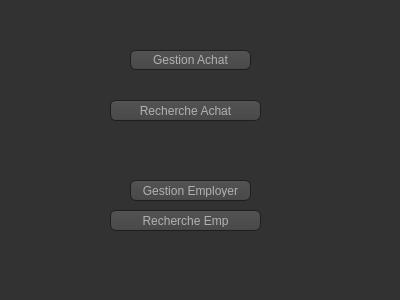
<?xml version="1.0" encoding="UTF-8"?>
<ui version="4.0">
 <class>Dialog</class>
 <widget class="QDialog" name="Dialog">
  <property name="geometry">
   <rect>
    <x>0</x>
    <y>0</y>
    <width>400</width>
    <height>300</height>
   </rect>
  </property>
  <property name="windowTitle">
   <string>Dialog</string>
  </property>
  <property name="styleSheet">
   <string notr="true">QPushButton#evilButton {
    background-color: red;
    border-style: outset;
    border-width: 2px;
    border-radius: 10px;
    border-color: beige;
    font: bold 14px;
    min-width: 10em;
    padding: 6px;
}
QPushButton#evilButton:pressed {
    background-color: rgb(224, 0, 0);
    border-style: inset;
}
QPushButton#evilButton::menu-indicator {
    image: url(myindicator.png);
}
QToolTip
{
     border: 1px solid black;
     background-color: #ffa02f;
     padding: 1px;
     border-radius: 3px;
     opacity: 100;
}

QWidget
{
    color: #b1b1b1;
    background-color: #323232;
}

QWidget:item:hover
{
    background-color: QLinearGradient( x1: 0, y1: 0, x2: 0, y2: 1, stop: 0 #ffa02f, stop: 1 #ca0619);
    color: #000000;
}

QWidget:item:selected
{
    background-color: QLinearGradient( x1: 0, y1: 0, x2: 0, y2: 1, stop: 0 #ffa02f, stop: 1 #d7801a);
}

QMenuBar::item
{
    background: transparent;
}

QMenuBar::item:selected
{
    background: transparent;
    border: 1px solid #ffaa00;
}

QMenuBar::item:pressed
{
    background: #444;
    border: 1px solid #000;
    background-color: QLinearGradient(
        x1:0, y1:0,
        x2:0, y2:1,
        stop:1 #212121,
        stop:0.4 #343434/*,
        stop:0.2 #343434,
        stop:0.1 #ffaa00*/
    );
    margin-bottom:-1px;
    padding-bottom:1px;
}

QMenu
{
    border: 1px solid #000;
}

QMenu::item
{
    padding: 2px 20px 2px 20px;
}

QMenu::item:selected
{
    color: #000000;
}

QWidget:disabled
{
    color: #404040;
    background-color: #323232;
}

QAbstractItemView
{
    background-color: QLinearGradient( x1: 0, y1: 0, x2: 0, y2: 1, stop: 0 #4d4d4d, stop: 0.1 #646464, stop: 1 #5d5d5d);
}

QWidget:focus
{
    /*border: 2px solid QLinearGradient( x1: 0, y1: 0, x2: 0, y2: 1, stop: 0 #ffa02f, stop: 1 #d7801a);*/
}

QLineEdit
{
    background-color: QLinearGradient( x1: 0, y1: 0, x2: 0, y2: 1, stop: 0 #4d4d4d, stop: 0 #646464, stop: 1 #5d5d5d);
    padding: 1px;
    border-style: solid;
    border: 1px solid #1e1e1e;
    border-radius: 5;
}

QPushButton
{
    color: #b1b1b1;
    background-color: QLinearGradient( x1: 0, y1: 0, x2: 0, y2: 1, stop: 0 #565656, stop: 0.1 #525252, stop: 0.5 #4e4e4e, stop: 0.9 #4a4a4a, stop: 1 #464646);
    border-width: 1px;
    border-color: #1e1e1e;
    border-style: solid;
    border-radius: 6;
    padding: 3px;
    font-size: 12px;
    padding-left: 5px;
    padding-right: 5px;
}

QPushButton:pressed
{
    background-color: QLinearGradient( x1: 0, y1: 0, x2: 0, y2: 1, stop: 0 #2d2d2d, stop: 0.1 #2b2b2b, stop: 0.5 #292929, stop: 0.9 #282828, stop: 1 #252525);
}

QComboBox
{
    selection-background-color: #ffaa00;
    background-color: QLinearGradient( x1: 0, y1: 0, x2: 0, y2: 1, stop: 0 #565656, stop: 0.1 #525252, stop: 0.5 #4e4e4e, stop: 0.9 #4a4a4a, stop: 1 #464646);
    border-style: solid;
    border: 1px solid #1e1e1e;
    border-radius: 5;
}

QComboBox:hover,QPushButton:hover
{
    border: 2px solid QLinearGradient( x1: 0, y1: 0, x2: 0, y2: 1, stop: 0 #ffa02f, stop: 1 #d7801a);
}


QComboBox:on
{
    padding-top: 3px;
    padding-left: 4px;
    background-color: QLinearGradient( x1: 0, y1: 0, x2: 0, y2: 1, stop: 0 #2d2d2d, stop: 0.1 #2b2b2b, stop: 0.5 #292929, stop: 0.9 #282828, stop: 1 #252525);
    selection-background-color: #ffaa00;
}

QComboBox QAbstractItemView
{
    border: 2px solid darkgray;
    selection-background-color: QLinearGradient( x1: 0, y1: 0, x2: 0, y2: 1, stop: 0 #ffa02f, stop: 1 #d7801a);
}

QComboBox::drop-down
{
     subcontrol-origin: padding;
     subcontrol-position: top right;
     width: 15px;

     border-left-width: 0px;
     border-left-color: darkgray;
     border-left-style: solid; /* just a single line */
     border-top-right-radius: 3px; /* same radius as the QComboBox */
     border-bottom-right-radius: 3px;
 }

QComboBox::down-arrow
{
     image: url(:/down_arrow.png);
}

QGroupBox:focus
{
border: 2px solid QLinearGradient( x1: 0, y1: 0, x2: 0, y2: 1, stop: 0 #ffa02f, stop: 1 #d7801a);
}

QTextEdit:focus
{
    border: 2px solid QLinearGradient( x1: 0, y1: 0, x2: 0, y2: 1, stop: 0 #ffa02f, stop: 1 #d7801a);
}

QScrollBar:horizontal {
     border: 1px solid #222222;
     background: QLinearGradient( x1: 0, y1: 0, x2: 0, y2: 1, stop: 0.0 #121212, stop: 0.2 #282828, stop: 1 #484848);
     height: 7px;
     margin: 0px 16px 0 16px;
}

QScrollBar::handle:horizontal
{
      background: QLinearGradient( x1: 0, y1: 0, x2: 1, y2: 0, stop: 0 #ffa02f, stop: 0.5 #d7801a, stop: 1 #ffa02f);
      min-height: 20px;
      border-radius: 2px;
}

QScrollBar::add-line:horizontal {
      border: 1px solid #1b1b19;
      border-radius: 2px;
      background: QLinearGradient( x1: 0, y1: 0, x2: 1, y2: 0, stop: 0 #ffa02f, stop: 1 #d7801a);
      width: 14px;
      subcontrol-position: right;
      subcontrol-origin: margin;
}

QScrollBar::sub-line:horizontal {
      border: 1px solid #1b1b19;
      border-radius: 2px;
      background: QLinearGradient( x1: 0, y1: 0, x2: 1, y2: 0, stop: 0 #ffa02f, stop: 1 #d7801a);
      width: 14px;
     subcontrol-position: left;
     subcontrol-origin: margin;
}

QScrollBar::right-arrow:horizontal, QScrollBar::left-arrow:horizontal
{
      border: 1px solid black;
      width: 1px;
      height: 1px;
      background: white;
}

QScrollBar::add-page:horizontal, QScrollBar::sub-page:horizontal
{
      background: none;
}

QScrollBar:vertical
{
      background: QLinearGradient( x1: 0, y1: 0, x2: 1, y2: 0, stop: 0.0 #121212, stop: 0.2 #282828, stop: 1 #484848);
      width: 7px;
      margin: 16px 0 16px 0;
      border: 1px solid #222222;
}

QScrollBar::handle:vertical
{
      background: QLinearGradient( x1: 0, y1: 0, x2: 0, y2: 1, stop: 0 #ffa02f, stop: 0.5 #d7801a, stop: 1 #ffa02f);
      min-height: 20px;
      border-radius: 2px;
}

QScrollBar::add-line:vertical
{
      border: 1px solid #1b1b19;
      border-radius: 2px;
      background: QLinearGradient( x1: 0, y1: 0, x2: 0, y2: 1, stop: 0 #ffa02f, stop: 1 #d7801a);
      height: 14px;
      subcontrol-position: bottom;
      subcontrol-origin: margin;
}

QScrollBar::sub-line:vertical
{
      border: 1px solid #1b1b19;
      border-radius: 2px;
      background: QLinearGradient( x1: 0, y1: 0, x2: 0, y2: 1, stop: 0 #d7801a, stop: 1 #ffa02f);
      height: 14px;
      subcontrol-position: top;
      subcontrol-origin: margin;
}

QScrollBar::up-arrow:vertical, QScrollBar::down-arrow:vertical
{
      border: 1px solid black;
      width: 1px;
      height: 1px;
      background: white;
}


QScrollBar::add-page:vertical, QScrollBar::sub-page:vertical
{
      background: none;
}

QTextEdit
{
    background-color: #242424;
}

QPlainTextEdit
{
    background-color: #242424;
}

QHeaderView::section
{
    background-color: QLinearGradient(x1:0, y1:0, x2:0, y2:1, stop:0 #616161, stop: 0.5 #505050, stop: 0.6 #434343, stop:1 #656565);
    color: white;
    padding-left: 4px;
    border: 1px solid #6c6c6c;
}

QCheckBox:disabled
{
color: #414141;
}

QDockWidget::title
{
    text-align: center;
    spacing: 3px; /* spacing between items in the tool bar */
    background-color: QLinearGradient(x1:0, y1:0, x2:0, y2:1, stop:0 #323232, stop: 0.5 #242424, stop:1 #323232);
}

QDockWidget::close-button, QDockWidget::float-button
{
    text-align: center;
    spacing: 1px; /* spacing between items in the tool bar */
    background-color: QLinearGradient(x1:0, y1:0, x2:0, y2:1, stop:0 #323232, stop: 0.5 #242424, stop:1 #323232);
}

QDockWidget::close-button:hover, QDockWidget::float-button:hover
{
    background: #242424;
}

QDockWidget::close-button:pressed, QDockWidget::float-button:pressed
{
    padding: 1px -1px -1px 1px;
}

QMainWindow::separator
{
    background-color: QLinearGradient(x1:0, y1:0, x2:0, y2:1, stop:0 #161616, stop: 0.5 #151515, stop: 0.6 #212121, stop:1 #343434);
    color: white;
    padding-left: 4px;
    border: 1px solid #4c4c4c;
    spacing: 3px; /* spacing between items in the tool bar */
}

QMainWindow::separator:hover
{

    background-color: QLinearGradient(x1:0, y1:0, x2:0, y2:1, stop:0 #d7801a, stop:0.5 #b56c17 stop:1 #ffa02f);
    color: white;
    padding-left: 4px;
    border: 1px solid #6c6c6c;
    spacing: 3px; /* spacing between items in the tool bar */
}

QToolBar::handle
{
     spacing: 3px; /* spacing between items in the tool bar */
     background: url(:/images/handle.png);
}

QMenu::separator
{
    height: 2px;
    background-color: QLinearGradient(x1:0, y1:0, x2:0, y2:1, stop:0 #161616, stop: 0.5 #151515, stop: 0.6 #212121, stop:1 #343434);
    color: white;
    padding-left: 4px;
    margin-left: 10px;
    margin-right: 5px;
}

QProgressBar
{
    border: 2px solid grey;
    border-radius: 5px;
    text-align: center;
}

QProgressBar::chunk
{
    background-color: #d7801a;
    width: 2.15px;
    margin: 0.5px;
}

QTabBar::tab {
    color: #b1b1b1;
    border: 1px solid #444;
    border-bottom-style: none;
    background-color: #323232;
    padding-left: 10px;
    padding-right: 10px;
    padding-top: 3px;
    padding-bottom: 2px;
    margin-right: -1px;
}

QTabWidget::pane {
    border: 1px solid #444;
    top: 1px;
}

QTabBar::tab:last
{
    margin-right: 0; /* the last selected tab has nothing to overlap with on the right */
    border-top-right-radius: 3px;
}

QTabBar::tab:first:!selected
{
 margin-left: 0px; /* the last selected tab has nothing to overlap with on the right */


    border-top-left-radius: 3px;
}

QTabBar::tab:!selected
{
    color: #b1b1b1;
    border-bottom-style: solid;
    margin-top: 3px;
    background-color: QLinearGradient(x1:0, y1:0, x2:0, y2:1, stop:1 #212121, stop:.4 #343434);
}

QTabBar::tab:selected
{
    border-top-left-radius: 3px;
    border-top-right-radius: 3px;
    margin-bottom: 0px;
}

QTabBar::tab:!selected:hover
{
    /*border-top: 2px solid #ffaa00;
    padding-bottom: 3px;*/
    border-top-left-radius: 3px;
    border-top-right-radius: 3px;
    background-color: QLinearGradient(x1:0, y1:0, x2:0, y2:1, stop:1 #212121, stop:0.4 #343434, stop:0.2 #343434, stop:0.1 #ffaa00);
}

QRadioButton::indicator:checked, QRadioButton::indicator:unchecked{
    color: #b1b1b1;
    background-color: #323232;
    border: 1px solid #b1b1b1;
    border-radius: 6px;
}

QRadioButton::indicator:checked
{
    background-color: qradialgradient(
        cx: 0.5, cy: 0.5,
        fx: 0.5, fy: 0.5,
        radius: 1.0,
        stop: 0.25 #ffaa00,
        stop: 0.3 #323232
    );
}

QCheckBox::indicator{
    color: #b1b1b1;
    background-color: #323232;
    border: 1px solid #b1b1b1;
    width: 9px;
    height: 9px;
}

QRadioButton::indicator
{
    border-radius: 6px;
}

QRadioButton::indicator:hover, QCheckBox::indicator:hover
{
    border: 1px solid #ffaa00;
}

QCheckBox::indicator:checked
{
    image:url(:/images/checkbox.png);
}

QCheckBox::indicator:disabled, QRadioButton::indicator:disabled
{
    border: 1px solid #444;
}</string>
  </property>
  <widget class="QPushButton" name="pushButton">
   <property name="geometry">
    <rect>
     <x>130</x>
     <y>50</y>
     <width>121</width>
     <height>20</height>
    </rect>
   </property>
   <property name="text">
    <string>Gestion Achat</string>
   </property>
  </widget>
  <widget class="QPushButton" name="pushButton_2">
   <property name="geometry">
    <rect>
     <x>130</x>
     <y>180</y>
     <width>121</width>
     <height>21</height>
    </rect>
   </property>
   <property name="text">
    <string>Gestion Employer</string>
   </property>
  </widget>
  <widget class="QPushButton" name="pushButton_3">
   <property name="geometry">
    <rect>
     <x>110</x>
     <y>100</y>
     <width>151</width>
     <height>21</height>
    </rect>
   </property>
   <property name="text">
    <string>Recherche Achat</string>
   </property>
  </widget>
  <widget class="QPushButton" name="pushButton_4">
   <property name="geometry">
    <rect>
     <x>110</x>
     <y>210</y>
     <width>151</width>
     <height>21</height>
    </rect>
   </property>
   <property name="text">
    <string>Recherche Emp</string>
   </property>
  </widget>
 </widget>
 <resources/>
 <connections/>
</ui>
